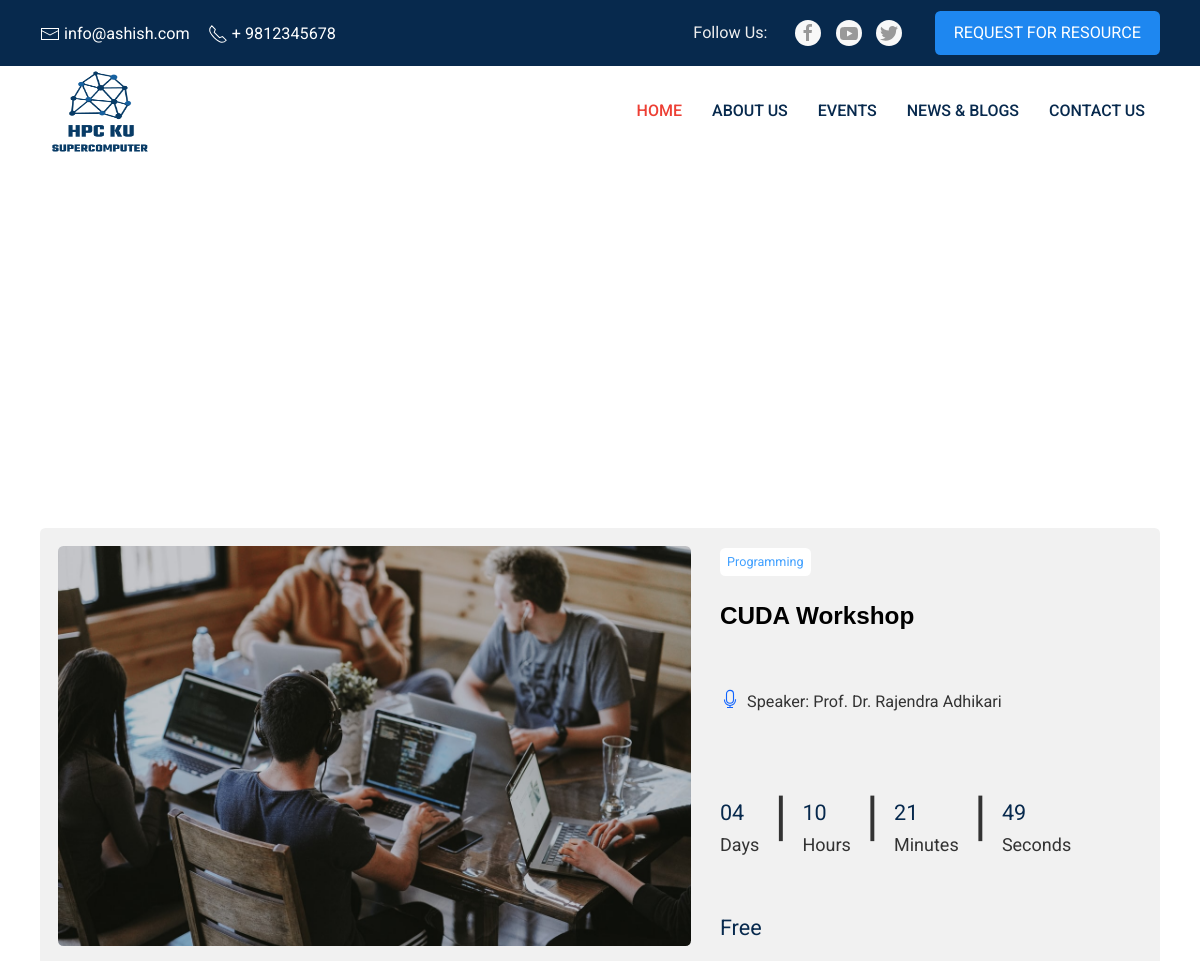
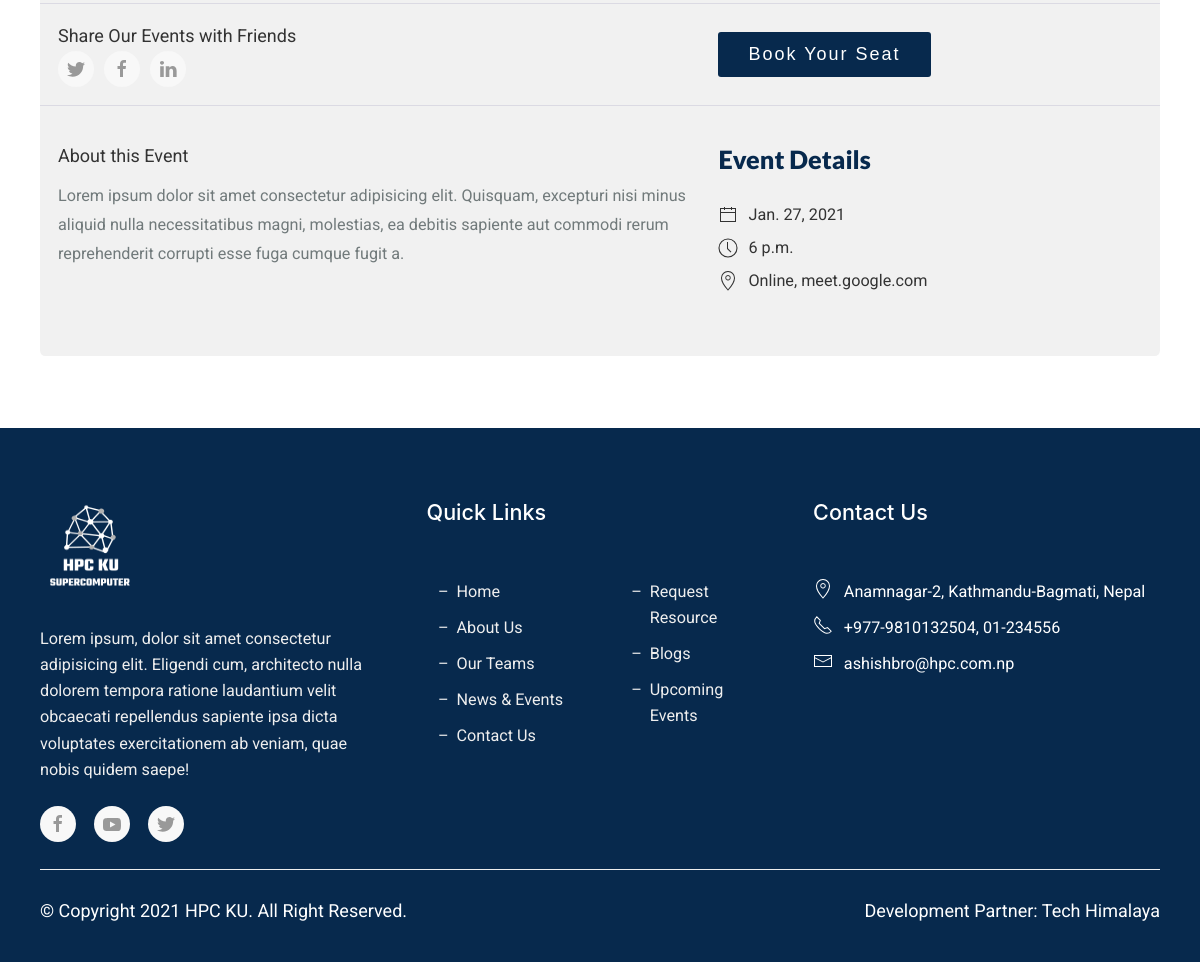
Page /events/cuda-workshop/ on the committed database (2 pictures, top to bottom).
### cms/models.py (models this page shows, shortened)
class Event(models.Model):
    thumbnail = models.ImageField(upload_to='events')
    title = models.CharField(max_length=255)
    slug = models.SlugField(default='')
    speaker = models.CharField(max_length=255)
    category = models.CharField(max_length=255)
    about = models.TextField()
    event_date = models.DateTimeField()
    price = models.CharField(max_length=100)
    registration_link = models.URLField()
    venue = models.TextField()
    class Meta:
        ordering = ('-event_date', )

### cms/views.py (the view)
# urls.py: path('events/<slug>/', event_detail_view, name='event_detail'),
def event_detail_view(request, slug):
    event = get_object_or_404(Event, slug=slug)
    print(event.event_date)
    return render(request, 'eventdetail.html', {
        'event': event,
    })

### templates/eventdetail.html
{% extends 'base.html' %}
{% load static %}
{% block content %}
    <div class="single">
  <div
    class="uk-height-medium uk-background-cover uk-light"
    data-src="https://images.unsplash.com/photo-1490822180406-880c226c150b?fit=crop&w=650&h=433&q=80"
    data-srcset="https://images.unsplash.com/photo-1490822180406-880c226c150b?fit=crop&w=650&h=433&q=80 650w,
                  https://images.unsplash.com/photo-1490822180406-880c226c150b?fit=crop&w=1300&h=866&q=80 1300w"
    data-sizes="(min-width: 650px) 650px, 100vw"
    uk-img
  >
    <div class="uk-height-medium uk-flex uk-flex-middle">
      <div class="uk-container" style="width: 100%">
        <h1 class="title">{{ event.title }}</h1>
      </div>
    </div>
  </div>
  <div class="uk-container">
    <div class="single-content">
      <div class="single-content__top">
        <div class="uk-flex">
          <div class="image">
            <img
              src="{{ event.thumbnail.url }}"
              alt=""
            />
          </div>
          <div class="rightsection">
            <div>
              <div class="type uk-text-capitalize">{{ event.category }}</div>
            </div>
            <div class="title">
              {{ event.title }}
            </div>
            <div class="uk-flex speaker">
              <span uk-icon="icon:microphone"></span>
              <div class="uk-text speaker-name">Speaker: {{ event.speaker }}</div>
            </div>
            <div class="countdown">
              <div
                class="uk-grid-small uk-child-width-auto align"
                uk-grid
                uk-countdown="date: {{ event.event_date | safe }}"
              >
                <div>
                  <div class="uk-countdown-number uk-countdown-days"></div>
                  <div
                    class="uk-countdown-label uk-margin-small uk-text-center uk-visible@s"
                  >
                    Days
                  </div>
                </div>
                <div class="uk-countdown-separator">|</div>
                <div>
                  <div class="uk-countdown-number uk-countdown-hours"></div>
                  <div
                    class="uk-countdown-label uk-margin-small uk-text-center uk-visible@s"
                  >
                    Hours
                  </div>
                </div>
                <div class="uk-countdown-separator">|</div>
                <div>
                  <div class="uk-countdown-number uk-countdown-minutes"></div>
                  <div
                    class="uk-countdown-label uk-margin-small uk-text-center uk-visible@s"
                  >
                    Minutes
                  </div>
                </div>
                <div class="uk-countdown-separator">|</div>
                <div>
                  <div class="uk-countdown-number uk-countdown-seconds"></div>
                  <div
                    class="uk-countdown-label uk-margin-small uk-text-center uk-visible@s"
                  >
                    Seconds
                  </div>
                </div>
              </div>
            </div>
            <div class="price">{{ event.price }}</div>
          </div>
        </div>
      </div>
      <div class="single-content__cta">
        <div class="uk-flex">
          <div class="share">
            <div class="uk-text">Share Our Events with Friends</div>
            <ul class="share-socialicon uk-flex">
              <li>
                <a
                  href="{% url 'event_detail' event.slug %}"
                  class="uk-icon-button uk-margin-small-right"
                  uk-icon="twitter"
                ></a>
              </li>
              <li>
                <a
                  href="{% url 'event_detail' event.slug %}"
                  class="uk-icon-button uk-margin-small-right"
                  uk-icon="facebook"
                ></a>
              </li>
              <li>
                <a href="{% url 'event_detail' event.slug %}" class="uk-icon-button" uk-icon="linkedin"></a>
              </li>
            </ul>
          </div>
          <div class="register-cta">
            <a href="{{ event.registration_link }}" class="primary-button"> Book Your Seat </a>
          </div>
        </div>
      </div>
      <div class="single-content__message">
        <div class="uk-flex">
          <div class="content">
            <div class="content-title">About this Event</div>
            <p class="text">
              {{ event.about | safe }}
            </p>
          </div>
          <div class="details">
            <div class="heading">Event Details</div>
            <ul class="details-list">
              <li class="details-list__listing">
                <span uk-icon="calendar" class="uk-margin-small-right"></span>
                <div class="uk-text">{{ event.event_date.date }}</div>
              </li>
              <li class="details-list__listing">
                <span uk-icon="clock" class="uk-margin-small-right"></span>
                <div class="uk-text">{{ event.event_date.time }}</div>
              </li>
              <li class="details-list__listing">
                <span uk-icon="location" class="uk-margin-small-right"></span>
                <div class="uk-text">{{ event.venue }}</div>
              </li>
            </ul>
          </div>
        </div>
      </div>
    </div>
  </div>
</div>
{% endblock %}

### static/css/style.css (style rules this page uses)
body, html { font-family: "Roboto", sans-serif; }
.heading { font-family: "Lato", sans-serif; text-transform: capitalize; font-size: 2em; line-height: 1.4em; color: #07294d; font-weight: 900; }
.title { font-size: 2.1rem; color: #fff; font-family: "Monteserrat", sans-serif; font-weight: 700; }
.text { color: #717a7b; line-height: 1.61905em; font-weight: 400; }
img { width: 100%; height: 100%; }
a { text-decoration: none; color: #000; }
h1, h2, h3, h4, h5, h6 { margin: 0; padding: 0; }
ul, li { list-style-type: none; margin: 0; padding: 0; }
body, html { padding: 0; margin: 0; font-size: 18px; width: 100%; height: auto; -webkit-font-smoothing: antialiased; line-height: 1.6; }
p, span { font-weight: normal; margin: 0; padding: 0; }
.primary-button { border: none; outline: none; background: #07294d; color: #fff; display: table; border-radius: 3px; padding: 8px 30px; margin-top: 20px; text-transform: capitalize; letter-spacing: 2px; font-family: circular-bold, Arial, sans-serif; width: unset; position: relative; transition: 250ms ease-in-out; transition: all 300ms linear; -webkit-transition: all 300ms linear; }
.single { margin-bottom: 4rem; }
.single-content { margin: 4rem 0; background: #f1f1f1; border-radius: 0.3rem; }
.single-content__top { padding: 1rem; }
.single-content__top .image { flex: 0.6; height: 400px; }
.single-content__top .image img { object-fit: cover; border-radius: 0.3rem; }
.single-content__top .rightsection { flex: 0.4; height: 400px; margin-left: 1.6rem; display: flex; flex-direction: column; justify-content: space-between; }
.single-content__top .rightsection .type { font-size: 0.7rem; color: #41a0ff; background: #ffffff; display: inline-block; padding: 0.2rem 0.4rem; border-radius: 0.3rem; }
.single-content__top .rightsection .title { color: #000; font-size: 1.35rem; line-height: 1.3; padding: 0.5rem 0; }
.single-content__top .rightsection .speaker { padding: 0.4rem 0; margin-top: 1.4rem; }
.single-content__top .rightsection .speaker .uk-icon { color: #0f63ff; }
.single-content__top .rightsection .speaker-name { font-size: 0.9rem; margin-left: 0.4rem; }
.single-content__top .rightsection .countdown { margin: 2rem 0; }
.single-content__top .rightsection .countdown .align { align-items: flex-end; }
.single-content__top .rightsection .countdown .uk-countdown-number { font-size: 1.2rem; color: #07294d; }
.single-content__top .rightsection .price { color: #07294d; font-size: 1.2rem; }
.single-content__cta { padding: 1rem; border: 1px solid #dbdae3; border-left: unset; border-right: unset; }
.single-content__cta .uk-flex { align-items: center; }
.single-content__cta .uk-flex .share { flex: 0.6; }
.single-content__cta .uk-flex .register-cta { flex: 0.4; margin-left: 1.4rem; }
.single-content__cta .uk-flex .register-cta .primary-button { margin: unset; }
.single-content__message { padding: 2rem 1rem; }
.single-content__message .content { flex: 0.6; }
.single-content__message .content .text { margin: 0.6rem 0; font-size: 0.9rem; width: 90%; }
.single-content__message .details { flex: 0.4; margin-left: 1.4rem; }
.single-content__message .details .heading { font-size: 1.4rem; }
.single-content__message .details-list { margin: 1.4rem 0; }
.single-content__message .details-list__listing { display: flex; align-items: center; margin: 0.4rem 0; font-size: 0.9rem; }

### rows in the picture
Event: thumbnail (picture), category "Programming", title "CUDA Workshop", speaker "Prof. Dr. Rajendra Adhikari", price "Free", about "Lorem ipsum dolor sit amet consectetur adipisicing elit. Quisquam, excepturi nisi minus aliquid nulla necessitatibus magni, molestias, ea debitis sapiente aut commodi rerum reprehenderit corrupti esse fuga cumque fugit a.", event_date "Jan. 27, 2021", event_date.time "6 p.m.", venue "Online, meet.google.com"
